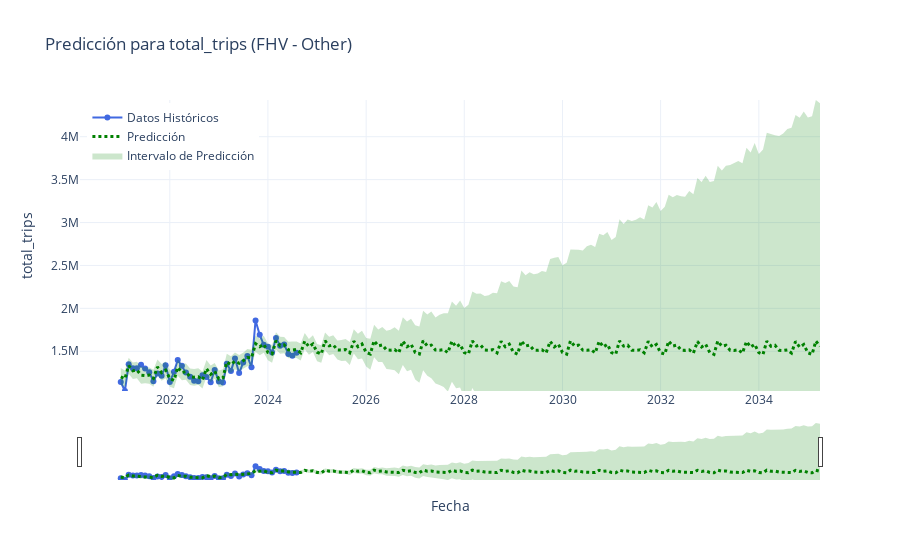

Source (notebook cell):
### Markdown cell above
Elegir las opciones de arriba y solo correr el script de abajo.

### Code cell
periodos = periodo_selector.value
frecuencia = "MS"

industry_type = industry_selector.value
column_name = column_selector.value


# Cargar los parámetros
df_params = pd.read_csv(r"mejores_modelos.csv")
# Preparar los datos
df_prophet = cargar_y_preparar_datos(df, industry_type, column_name)


if df_prophet is not None and not df_prophet.empty and df_prophet['y'].notnull().all():

    #graficar_original(df_prophet, column_name)

    # Ejecutar Grid Search
    pronóstico_con_grid_search(df_prophet, df_params, industry_type, column_name, periodos=periodos, frecuencia=frecuencia)

### Figure 1 — Plotly figure (JSON) as saved in the notebook; plotly's stock layout.template omitted (floating-point values rounded to 4 significant figures; data arrays with more than 128 entries replaced by an {"elided": "..."} marker saying what was removed)
{"data": [{"line": {"color": "royalblue", "width": 2}, "marker": {"color": "royalblue", "symbol": "circle"}, "mode": "lines+markers", "name": "Datos Históricos", "type": "scatter", "x": ["2021-01-01T00:00:00", "2021-02-01T00:00:00", "2021-03-01T00:00:00", "2021-04-01T00:00:00", "2021-05-01T00:00:00", "2021-06-01T00:00:00", "2021-07-01T00:00:00", "2021-08-01T00:00:00", "2021-09-01T00:00:00", "2021-10-01T00:00:00", "2021-11-01T00:00:00", "2021-12-01T00:00:00", "2022-01-01T00:00:00", "2022-02-01T00:00:00", "2022-03-01T00:00:00", "2022-04-01T00:00:00", "2022-05-01T00:00:00", "2022-06-01T00:00:00", "2022-07-01T00:00:00", "2022-08-01T00:00:00", "2022-09-01T00:00:00", "2022-10-01T00:00:00", "2022-11-01T00:00:00", "2022-12-01T00:00:00", "2023-01-01T00:00:00", "2023-02-01T00:00:00", "2023-03-01T00:00:00", "2023-04-01T00:00:00", "2023-05-01T00:00:00", "2023-06-01T00:00:00", "2023-07-01T00:00:00", "2023-08-01T00:00:00", "2023-09-01T00:00:00", "2023-10-01T00:00:00", "2023-11-01T00:00:00", "2023-12-01T00:00:00", "2024-01-01T00:00:00", "2024-02-01T00:00:00", "2024-03-01T00:00:00", "2024-04-01T00:00:00", "2024-05-01T00:00:00", "2024-06-01T00:00:00", "2024-07-01T00:00:00", "2024-08-01T00:00:00"], "y": [1142350, 1037372, 1349926, 1303380, 1303829, 1342140, 1298838, 1255407, 1152060, 1241178, 1214130, 1337495, 1141916, 1260700, 1398937, 1331310, 1253113, 1204440, 1156579, 1151836, 1219620, 1200785, 1139190, 1282439, 1146969, 1135708, 1355630, 1271190, 1417320, 1246380, 1369177, 1444507, 1314330, 1859318, 1691580, 1575699, 1553658, 1486279, 1654346, 1563810, 1579419, 1468620, 1448847, 1482575]}, {"line": {"color": "green", "dash": "dot", "width": 3}, "mode": "lines", "name": "Predicción", "type": "scatter", "x": {"elided": "172 str values"}, "y": {"elided": "172 float values"}}, {"fill": "toself", "fillcolor": "rgba(0, 128, 0, 0.2)", "line": {"color": "rgba(0, 0, 0, 0)"}, "name": "Intervalo de Predicción", "type": "scatter", "x": {"elided": "344 str values"}, "y": {"elided": "344 float values"}}], "layout": {"legend": {"x": 0.01, "xanchor": "left", "y": 0.99, "yanchor": "top"}, "title": {"text": "Predicción para total_trips (FHV - Other)"}, "xaxis": {"rangeslider": {"visible": true}, "title": {"text": "Fecha"}}, "yaxis": {"range": [1037372, 4428000.0], "title": {"text": "total_trips"}}}}
